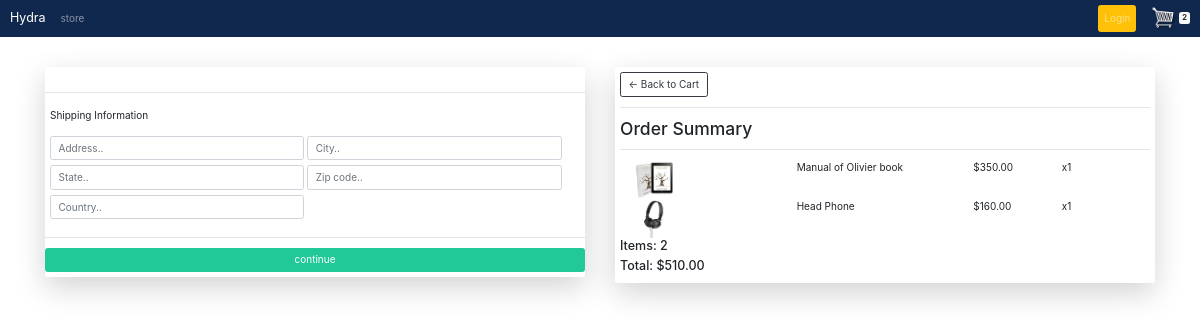
Page /checkout (signed in) on the committed database.
### store/models.py (models this page shows, shortened)
class OrderItem(models.Model):
    product = models.ForeignKey(Product, null=True, on_delete=models.SET_NULL, related_name="order_items")
    order = models.ForeignKey(Order, null=True, on_delete=models.SET_NULL, related_name="order_items")
    quantity = models.IntegerField(default=0, null=True, blank=True)
    date_added = models.DateTimeField(auto_now_add=True)
    @property
    def get_total(self):
        return self.product.price * self.quantity

class Product(models.Model):
    name = models.CharField(max_length=200)
    price = models.DecimalField(max_digits=7, decimal_places=2)
    digital = models.BooleanField(default=False, null=True, blank=True)
    image = models.ImageField(default="placeholder.png", blank=True)
    description= models.TextField(null=True, blank=True)
    additional_info = models.TextField(null=True, blank=True)
    sub_image1 = models.ImageField(null=True, blank=True)
    sub_image2 = models.ImageField(null=True, blank=True)
    sub_image3 = models.ImageField(null=True, blank=True)

class Order(models.Model):
    customer = models.ForeignKey(Customer, on_delete=models.SET_NULL, blank=True, null=True, related_name="orders")
    date_ordered = models.DateTimeField(auto_now_add=True)
    completed = models.BooleanField(default=False, blank=True, null=True)
    transaction_id = models.CharField(max_length=200, null=True)
    @property
    def get_total_items(self):
        order_items = self.order_items.all()
        total = sum([item.quantity for item in order_items])
        return total
    @property
    def get_total_price(self):
        order_items = self.order_items.all()
        total = sum([item.get_total for item in order_items])
        return total
    @property
    def shipping(self):
        order_items = self.order_items.all()
        shipping = False
        for item in order_items:
            if item.product.digital == False:
                shipping = True
        return shipping

### store/views.py (the view)
# urls.py: path("checkout", views.checkout, name="checkout"),
def checkout(request):
    data = cartData(request)
    items = data["items"]
    order = data["order"]
    cart_items = data["cart_items"]
    context = {"items": items, "order": order, "cart_items": cart_items}
    return render(request, "store/checkout.html", context)

### store/utils.py (called while the page is built)
def cartData(request):
    if request.user.is_authenticated:
        customer = request.user.customer
        order, created = Order.objects.get_or_create(customer=customer, completed=False)
        items = order.order_items.all()
        cart_items = order.get_total_items
    else:
        cookieData = cookieCart(request)
        items = cookieData["items"]
        order = cookieData["order"]
        cart_items = cookieData["cart_items"]
    return {"cart_items": cart_items, "order": order, "items": items}

### store/templates/store/checkout.html (shortened to what this page needs)
{% extends 'store/main.html' %}
{% load static %}
{% block content %}
<div class="row py-5">
    <div class="col-md-6">
        <div class="box-element rounded shadow-lg py-2" id="form-wrapper">
            <form action="" id="form">
                <div class="p-2" id="user-info">
                </div>
                <hr>
                <div id="shipping-info" class="p-2">
                    <p>Shipping Information</p>
                    <div class="form-groups d-inline-block py-1" style="width: 48%">
                        <input type="text" class="form-control" name="address" placeholder="Address..">
                    </div>
                    <div class="form-groups d-inline-block py-1" style="width: 48%">
                        <input type="text" class="form-control" name="city" placeholder="City..">
                    </div>
                    <div class="form-groups d-inline-block py-1" style="width: 48%">
                        <input type="text" class="form-control" name="state" placeholder="State..">
                    </div>
                    <div class="form-groups d-inline-block py-1" style="width: 48%">
                        <input type="text" class="form-control" name="zipcode" placeholder="Zip code..">
                    </div>
                    <div class="form-groups d-inline-block py-1" style="width: 48%">
                        <input type="text" class="form-control" name="country" placeholder="Country..">
                    </div>
                </div>
                <hr>
                <input type="submit" value="continue" id="form-button" class="btn btn-success btn-block">
            </form>
        </div>
        <br>
    </div>
    <div class="col-md-6">
        <div class="box-element rounded shadow-lg p-2">
            <a href="{% url 'store:cart' %}" class="btn btn-outline-dark">&#x2190; Back to Cart</a>
            <hr>
            <h3>Order Summary</h3>
            <hr>
            {% for item in items %}
            <div class="d-flex">
                <div style="flex:2;"><img width="70px" src="{{ item.product.image.url }}" alt="PlaceHolder"></div>
                <div style="flex:2;">{{ item.product.name }}</div>
                <div style="flex:1;">${{ item.product.price|floatformat:2 }}</div>
                <div style="flex:1;">x{{ item.quantity }}</div>
            </div>
            {% endfor %}
            <h5>Items:  {{ order.get_total_items }}</h5>
            <h5>Total:  ${{ order.get_total_price|floatformat:2 }}</h5>
        </div>
    </div>
</div>
{% endblock %}

### static/css/main.css (style rules this page uses)
body { background-color: gray; }

### static/css/detailpage.css (style rules this page uses)
*, *::before, *::after { padding: 0; margin: 0; box-sizing: inherit; }
html { box-sizing: border-box; font-size: 10px; }
a { text-decoration: none; }

### rows in the picture
OrderItem: product.image (picture), product.name "Manual of Olivier book", product.price "350.00", quantity "1"
OrderItem: product.image (picture), product.name "Head Phone", product.price "160.00", quantity "1"
Order: get_total_items "2", get_total_price "510.00"

### other values in the picture
{{ cart_items }} "2"
